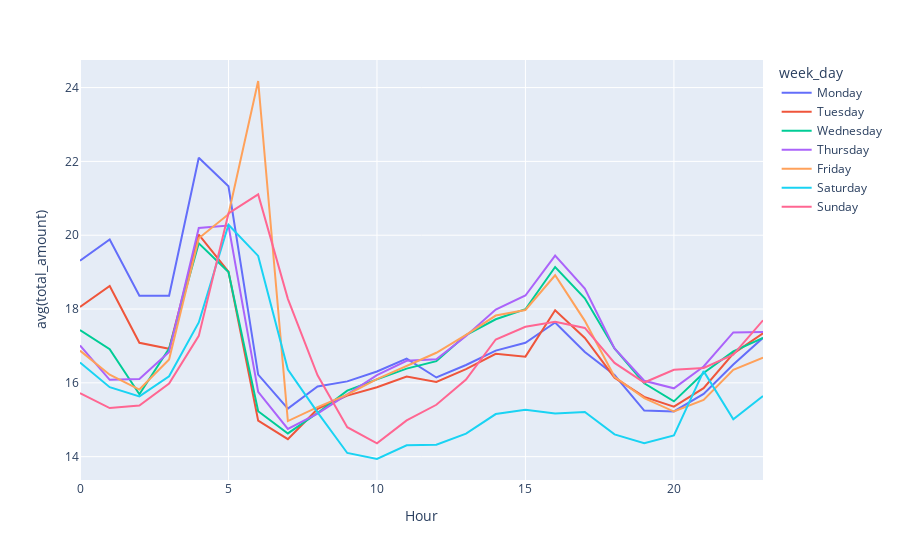

Notebook source saved alongside this figure:
### Code cell
fig = px.line(avg_fare_df, x='Hour', y='avg(total_amount)', color = "week_day")
#fig.update_layout(title_text="Number of pickups on Fridays")
#fig.update_xaxes(title_text='Hour of day')
#fig.update_yaxes(title_text='Trips count')
fig.show()

### Figure 1 — Plotly figure (JSON) as saved in the notebook; plotly's stock layout.template omitted (floating-point values rounded to 4 significant figures)
{"data": [{"hovertemplate": "week_day=Monday<br>Hour=%{x}<br>avg(total_amount)=%{y}<extra></extra>", "legendgroup": "Monday", "line": {"color": "#636efa", "dash": "solid"}, "mode": "lines", "name": "Monday", "orientation": "v", "showlegend": true, "type": "scatter", "x": [0, 1, 2, 3, 4, 5, 6, 7, 8, 9, 10, 11, 12, 13, 14, 15, 16, 17, 18, 19, 20, 21, 22, 23], "xaxis": "x", "y": [19.31, 19.89, 18.36, 18.36, 22.1, 21.33, 16.22, 15.3, 15.9, 16.04, 16.31, 16.66, 16.14, 16.48, 16.87, 17.09, 17.64, 16.84, 16.21, 15.25, 15.23, 15.7, 16.5, 17.22], "yaxis": "y"}, {"hovertemplate": "week_day=Tuesday<br>Hour=%{x}<br>avg(total_amount)=%{y}<extra></extra>", "legendgroup": "Tuesday", "line": {"color": "#EF553B", "dash": "solid"}, "mode": "lines", "name": "Tuesday", "orientation": "v", "showlegend": true, "type": "scatter", "x": [0, 1, 2, 3, 4, 5, 6, 7, 8, 9, 10, 11, 12, 13, 14, 15, 16, 17, 18, 19, 20, 21, 22, 23], "xaxis": "x", "y": [18.05, 18.62, 17.09, 16.92, 20.02, 19.01, 14.98, 14.47, 15.29, 15.65, 15.88, 16.17, 16.02, 16.37, 16.79, 16.71, 17.97, 17.22, 16.14, 15.62, 15.35, 15.86, 16.79, 17.35], "yaxis": "y"}, {"hovertemplate": "week_day=Wednesday<br>Hour=%{x}<br>avg(total_amount)=%{y}<extra></extra>", "legendgroup": "Wednesday", "line": {"color": "#00cc96", "dash": "solid"}, "mode": "lines", "name": "Wednesday", "orientation": "v", "showlegend": true, "type": "scatter", "x": [0, 1, 2, 3, 4, 5, 6, 7, 8, 9, 10, 11, 12, 13, 14, 15, 16, 17, 18, 19, 20, 21, 22, 23], "xaxis": "x", "y": [17.43, 16.91, 15.69, 16.93, 19.78, 19.0, 15.23, 14.63, 15.18, 15.79, 16.09, 16.39, 16.59, 17.3, 17.72, 17.99, 19.14, 18.29, 16.93, 15.99, 15.5, 16.27, 16.85, 17.22], "yaxis": "y"}, {"hovertemplate": "week_day=Thursday<br>Hour=%{x}<br>avg(total_amount)=%{y}<extra></extra>", "legendgroup": "Thursday", "line": {"color": "#ab63fa", "dash": "solid"}, "mode": "lines", "name": "Thursday", "orientation": "v", "showlegend": true, "type": "scatter", "x": [0, 1, 2, 3, 4, 5, 6, 7, 8, 9, 10, 11, 12, 13, 14, 15, 16, 17, 18, 19, 20, 21, 22, 23], "xaxis": "x", "y": [17.01, 16.08, 16.11, 16.83, 20.19, 20.26, 15.76, 14.75, 15.17, 15.69, 16.21, 16.6, 16.64, 17.27, 17.99, 18.37, 19.45, 18.56, 16.93, 16.06, 15.85, 16.44, 17.37, 17.38], "yaxis": "y"}, {"hovertemplate": "week_day=Friday<br>Hour=%{x}<br>avg(total_amount)=%{y}<extra></extra>", "legendgroup": "Friday", "line": {"color": "#FFA15A", "dash": "solid"}, "mode": "lines", "name": "Friday", "orientation": "v", "showlegend": true, "type": "scatter", "x": [0, 1, 2, 3, 4, 5, 6, 7, 8, 9, 10, 11, 12, 13, 14, 15, 16, 17, 18, 19, 20, 21, 22, 23], "xaxis": "x", "y": [16.87, 16.22, 15.82, 16.63, 19.92, 20.57, 24.18, 14.96, 15.34, 15.68, 16.1, 16.47, 16.81, 17.3, 17.82, 17.97, 18.92, 17.68, 16.16, 15.59, 15.22, 15.54, 16.36, 16.68], "yaxis": "y"}, {"hovertemplate": "week_day=Saturday<br>Hour=%{x}<br>avg(total_amount)=%{y}<extra></extra>", "legendgroup": "Saturday", "line": {"color": "#19d3f3", "dash": "solid"}, "mode": "lines", "name": "Saturday", "orientation": "v", "showlegend": true, "type": "scatter", "x": [0, 1, 2, 3, 4, 5, 6, 7, 8, 9, 10, 11, 12, 13, 14, 15, 16, 17, 18, 19, 20, 21, 22, 23], "xaxis": "x", "y": [16.55, 15.88, 15.63, 16.18, 17.64, 20.28, 19.44, 16.36, 15.2, 14.1, 13.94, 14.31, 14.32, 14.62, 15.15, 15.27, 15.17, 15.21, 14.6, 14.36, 14.58, 16.32, 15.01, 15.64], "yaxis": "y"}, {"hovertemplate": "week_day=Sunday<br>Hour=%{x}<br>avg(total_amount)=%{y}<extra></extra>", "legendgroup": "Sunday", "line": {"color": "#FF6692", "dash": "solid"}, "mode": "lines", "name": "Sunday", "orientation": "v", "showlegend": true, "type": "scatter", "x": [0, 1, 2, 3, 4, 5, 6, 7, 8, 9, 10, 11, 12, 13, 14, 15, 16, 17, 18, 19, 20, 21, 22, 23], "xaxis": "x", "y": [15.72, 15.32, 15.39, 15.98, 17.27, 20.59, 21.1, 18.28, 16.21, 14.8, 14.36, 14.98, 15.41, 16.09, 17.17, 17.52, 17.66, 17.49, 16.54, 16.01, 16.35, 16.4, 16.76, 17.69], "yaxis": "y"}], "layout": {"legend": {"title": {"text": "week_day"}, "tracegroupgap": 0}, "margin": {"t": 60}, "xaxis": {"anchor": "y", "domain": [0, 1], "title": {"text": "Hour"}}, "yaxis": {"anchor": "x", "domain": [0, 1], "title": {"text": "avg(total_amount)"}}}}
